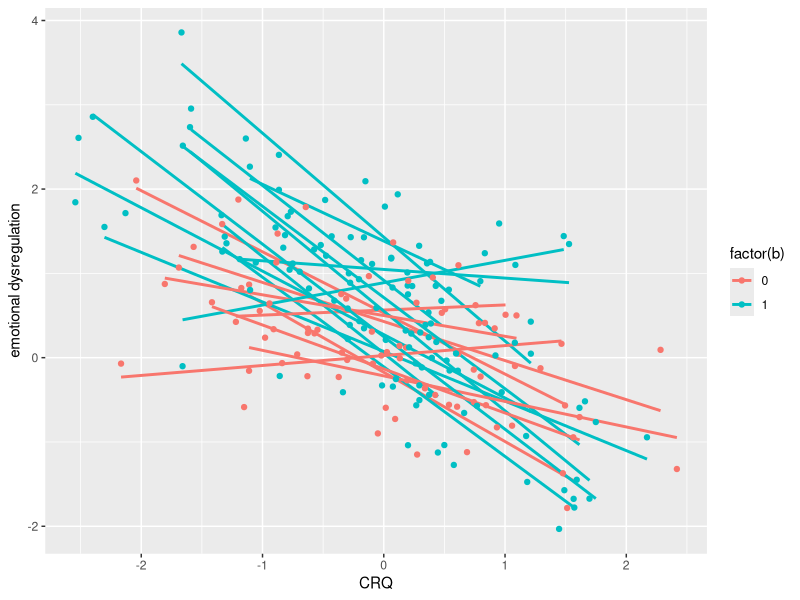

This figure's R source:
library(tidyverse)
set.seed(85321)
N = 200                                  # total sample size
n_groups = 20                          # number of groups
g = rep(1:n_groups, e = N/n_groups)      # the group identifier
x = rnorm(N)                             # an observation level continuous variable
b = rbinom(n_groups, size = 1, prob=.5)  # a cluster level categorical variable
b = b[g]
jx = rbinom(N, 1, .8)

sd_g = .4     # standard deviation for the random effect
sigma = .5     # standard deviation for the observation
sd_x = .4

re0 = rnorm(n_groups, sd = sd_g)  # random effects
re  = re0[g]
rex = rnorm(n_groups, sd = sd_x)  # random effects
re_x  = rex[g]
lp = (0 + re) + (-.5 + re_x)*x + .35*b + .2*jx + (-.2*b*x)

y = rnorm(N, mean = lp, sd = sigma)               # create a continuous target variable
y_bin = rbinom(N, size = 1, prob = plogis(lp))    #- create a binary target variable

d = tibble(x, b, y, y_bin, g = factor(g), jx)

ggplot(d, aes(x=x,y=y,group=g,col=factor(b)))+geom_smooth(method="lm",se=F, alpha=.2)+
  geom_point()+NULL+
  #facet_wrap(~b)+
  labs(y="emotional dysregulation",x="CRQ")

library(lme4)
lmer(y~x*b+(1+x|g),d) %>% summary

d %>% transmute(
  emot_dysreg = round(y,2),
  crq = round(x,2),
  int = fct_relevel(factor(b, levels=c(0,1),labels=c("Treatment","Control")), "Control"),
  schoolid = paste0("school",g),
  #sleep = rbinom(N, 1, .3)
  sleep = factor(jx, levels=c(0,1), labels=c("8hr+","<8hr"))
) -> df
lmer(emot_dysreg ~ crq*int + sleep + (1+crq|schoolid), data = df) %>% summary
# school performance ~ emotional dysregulation + sleeps8hrs
# emotional dysregulation ~ child routine questionnaire CRQ * int + sleeps8hrs



